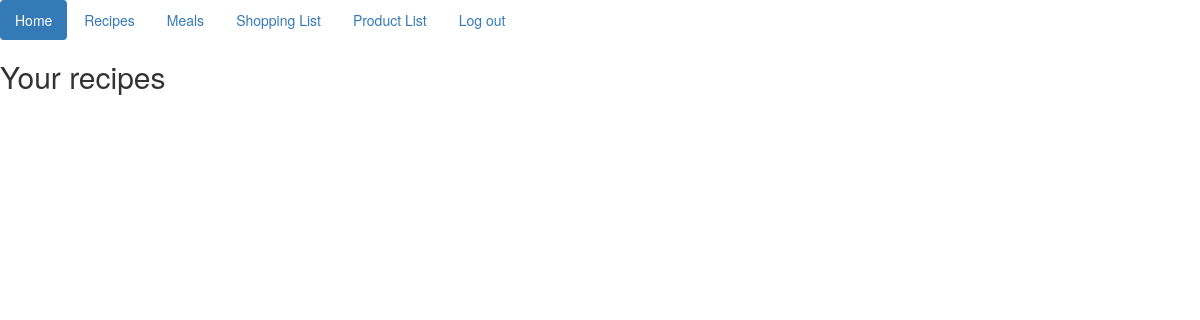
The app's page /meals/ (signed in), older data.
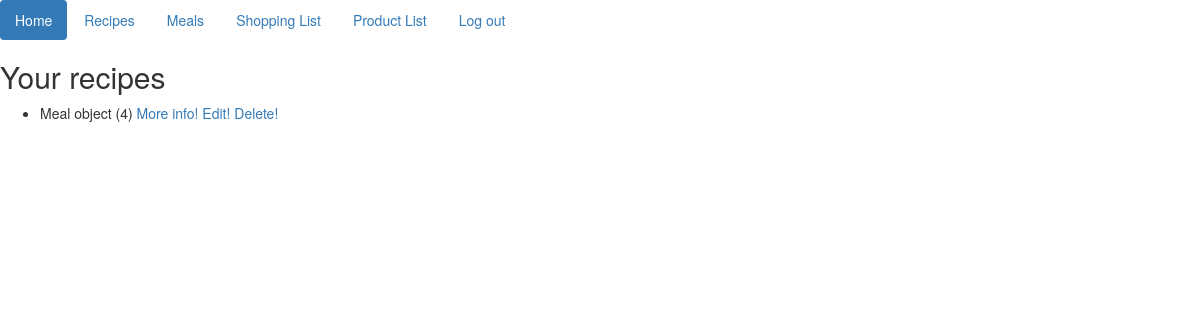
The same page, newer data.
### recipe/models.py (models this page shows)
class Meal(models.Model):
    name = models.OneToOneField(Recipe)
    user = models.OneToOneField(User)
    date = models.DateField(default=datetime.date.today)
    time = models.TimeField()

### website/views.py (the view)
# urls.py: url(r'^meals/', ShowAllMeals.as_view()),
class ShowAllMeals(ListView):
    context_object_name = 'meal'
    queryset = Meal.objects.all()
    def get_context_data(self, **kwargs):
        queryset = Meal.objects.filter(user=self.request.user)
        context = {
            'paginator': None,
            'page_obj': None,
            'is_paginated': False,
            'object_list': queryset,
        }
        context.update(kwargs)
        return context

### templates/recipe/meal_list.html
{% extends "index.html" %}
{% block content %}
    <h2>Your recipes</h2>
    <ul>
        {% for recipe in object_list %}
            <li>{{ recipe }} <a href="/recipe/{{ recipe.id }}">More info!</a> <a href="/edit_meal/{{ recipe.id }}">Edit!</a> <a href="/delete_meal/{{ recipe.id }}">Delete!</a></li>
        {% endfor %}
    </ul>
{% endblock %}

Row changes from the older to the newer data that the page shows:
added Meal: id "Meal object (4)"
